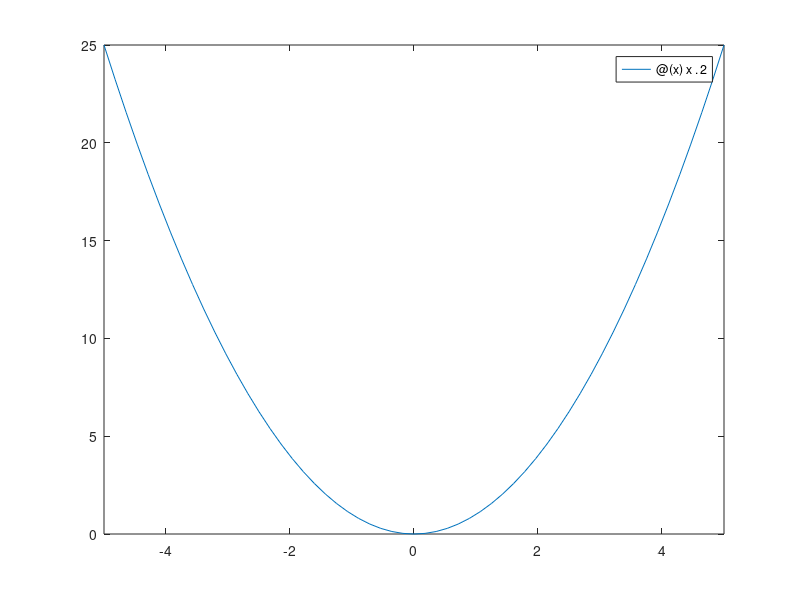

Source code (MATLAB):
clear;
% Was tut der Befehl „fplot” und wie können Sie ihn verwenden?
%   wird verwendet um Funktion in bestimmtem Bereich zu plotten
%   Eingaben: Funktion f und Interval a bis b ([a, b])

f = @(x) x.^2;
fplot(f, [-5,5]);

%  Was ist der Unterschied in der Ausgabe bei Matlab zwischen einer Zeile die mit einem Semikolon
%  abgeschlossen wird und einer die ohne Semikolon abgeschlossen wird?
%   das Semikolon unterdrückt die Ausgabe eines Ausdrucks auf der Konsole, wird eine Zeile
%   ohne Semikolon beendet, so wird der Ausdruck von z.B. Wert einer Variable auf
%   der Konsole ausgegeben

x1 = 10;
x2 = 5

% Erstellen Sie einen Vektor ’a’ von -12 bis 12 in 4-er Schritten

a = [-12: 4: 12]; % -12 Startwert, 12 Endwert, 4 Schrittweite
disp("Das Ergebnis von a ist: ");
disp(a);

% Dividieren Sie jeden dritten Wert von ’a’ durch 4, ohne die restlichen Werte zu ändern oder zu
% entfernen

disp("Das Ergebnis von a/4 an jeder dritten Stelle ist: ");
for i = 1:3:length(a)
    a(1,i) = a(1,i) ./4;
end
disp(a);

% Erstellen Sie einen Vektor ’b’ von -3 bis 3 in 1-er Schritten

b = [-3:3]; % -3 Startwert, 3 Endwert, Schrittweite 1 (automatisch)
disp("Das Ergebnis von b ist: ");
disp(b);

% Berechnen Sie das Skalarprodukt („dot product”) der beiden Vektoren, z.B. in eine Variable ’c’

c = dot(a,b);
disp("Das Skalarprodukt beträgt: ");
disp(c);

% Berechnen Sie die Werte des Sinus der Werte von ’a’, z.B. in einer Variable ’d’

sinusWerte = sin(a);
disp("Die Sinuswerte von a lauten: ");
disp(sinusWerte);

% Geben Sie die Anzahl der Elemente des Vektors ’b’ aus

lengthB = length(b);
disp("Die länge des Vektor b beträgt: ");
disp(lengthB);

% Transponieren Sie den Vektor ’a’ und speichern Sie den neuen Vektor z.B. in einer Variable ’t

t = transpose(a); % alternativ auch a'
disp("Die transopnierte Matrix a lauetet: ");
disp(t);

% Speichern Sie die Variablen ’t’ und ’b’ in eine .mat-Datei

save("variablenFuerSkalarprodukt.mat", 'b', 't'); % speichert b und t in variablenFuerSkalarprodukt.mat (neue Datei)

% Löschen Sie die zuvor gespeicherten Variablen aus dem Workspace

clear; % cleart den gesamten Workspace, alternativ alle Variablen einzeln löschen (z.B. clear a;)